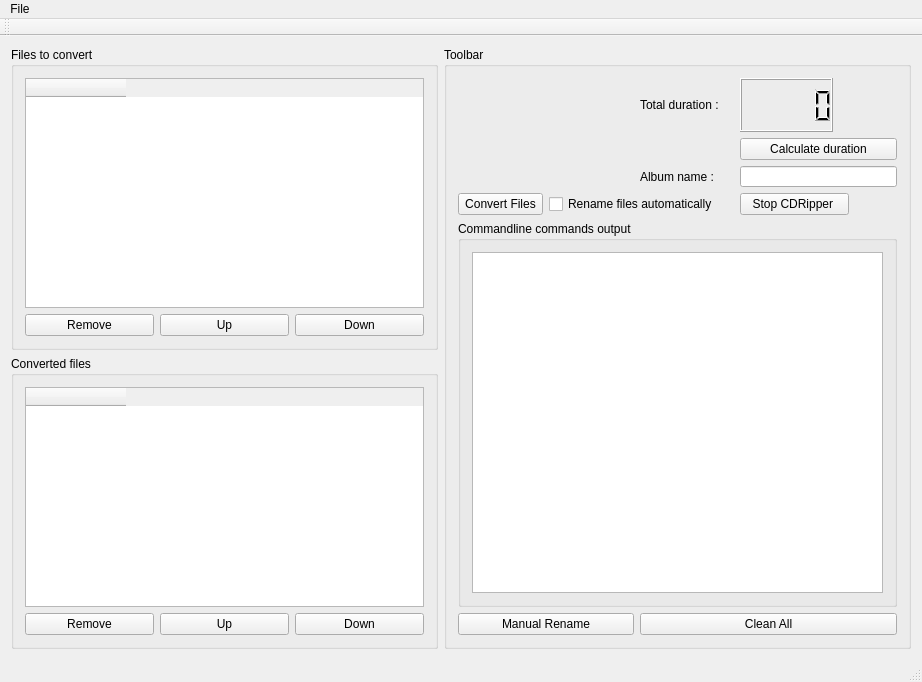
<?xml version="1.0" encoding="UTF-8"?>
<ui version="4.0">
 <class>MainWindow</class>
 <widget class="QMainWindow" name="MainWindow">
  <property name="geometry">
   <rect>
    <x>0</x>
    <y>0</y>
    <width>922</width>
    <height>681</height>
   </rect>
  </property>
  <property name="windowTitle">
   <string>MainWindow</string>
  </property>
  <widget class="QWidget" name="centralWidget">
   <layout class="QGridLayout" name="gridLayout_4">
    <item row="0" column="0">
     <widget class="QGroupBox" name="groupBox">
      <property name="title">
       <string>Files to convert</string>
      </property>
      <layout class="QGridLayout" name="gridLayout">
       <item row="2" column="0">
        <widget class="QPushButton" name="removeFile">
         <property name="text">
          <string>Remove</string>
         </property>
        </widget>
       </item>
       <item row="2" column="1">
        <widget class="QPushButton" name="upFile">
         <property name="text">
          <string>Up</string>
         </property>
        </widget>
       </item>
       <item row="2" column="2">
        <widget class="QPushButton" name="downFile">
         <property name="text">
          <string>Down</string>
         </property>
        </widget>
       </item>
       <item row="0" column="0" colspan="3">
        <widget class="QTableWidget" name="tableWidget">
         <property name="minimumSize">
          <size>
           <width>399</width>
           <height>230</height>
          </size>
         </property>
         <column>
          <property name="text">
           <string/>
          </property>
         </column>
        </widget>
       </item>
      </layout>
     </widget>
    </item>
    <item row="1" column="0">
     <widget class="QGroupBox" name="groupBox_2">
      <property name="title">
       <string>Converted files</string>
      </property>
      <layout class="QGridLayout" name="gridLayout_2">
       <item row="0" column="0" colspan="3">
        <widget class="QTableWidget" name="tableWidget_2">
         <property name="minimumSize">
          <size>
           <width>399</width>
           <height>220</height>
          </size>
         </property>
         <column>
          <property name="text">
           <string/>
          </property>
         </column>
        </widget>
       </item>
       <item row="1" column="0">
        <widget class="QPushButton" name="removeRippedFile">
         <property name="text">
          <string>Remove</string>
         </property>
        </widget>
       </item>
       <item row="1" column="1">
        <widget class="QPushButton" name="upRippedFile">
         <property name="text">
          <string>Up</string>
         </property>
        </widget>
       </item>
       <item row="1" column="2">
        <widget class="QPushButton" name="downRippedFile">
         <property name="text">
          <string>Down</string>
         </property>
        </widget>
       </item>
      </layout>
     </widget>
    </item>
    <item row="0" column="1" rowspan="2">
     <widget class="QGroupBox" name="groupBox_3">
      <property name="title">
       <string>Toolbar</string>
      </property>
      <layout class="QGridLayout" name="gridLayout_3">
       <item row="12" column="2" colspan="2">
        <widget class="QPushButton" name="cleanAll">
         <property name="text">
          <string>Clean All</string>
         </property>
        </widget>
       </item>
       <item row="1" column="3">
        <widget class="QLCDNumber" name="durationView">
         <property name="minimumSize">
          <size>
           <width>93</width>
           <height>54</height>
          </size>
         </property>
         <property name="maximumSize">
          <size>
           <width>93</width>
           <height>54</height>
          </size>
         </property>
        </widget>
       </item>
       <item row="11" column="0" colspan="4">
        <widget class="QGroupBox" name="groupBox_4">
         <property name="title">
          <string>Commandline commands output</string>
         </property>
         <layout class="QGridLayout" name="gridLayout_5">
          <item row="0" column="2">
           <widget class="QTextBrowser" name="textBrowser"/>
          </item>
         </layout>
        </widget>
       </item>
       <item row="12" column="0" colspan="2">
        <widget class="QPushButton" name="manualRename">
         <property name="text">
          <string>Manual Rename</string>
         </property>
        </widget>
       </item>
       <item row="9" column="1" colspan="2">
        <widget class="QCheckBox" name="autoRename">
         <property name="text">
          <string>Rename files automatically</string>
         </property>
        </widget>
       </item>
       <item row="9" column="0">
        <widget class="QPushButton" name="startButton">
         <property name="maximumSize">
          <size>
           <width>109</width>
           <height>25</height>
          </size>
         </property>
         <property name="text">
          <string>Convert Files</string>
         </property>
        </widget>
       </item>
       <item row="9" column="3">
        <widget class="QPushButton" name="stopButton">
         <property name="maximumSize">
          <size>
           <width>109</width>
           <height>25</height>
          </size>
         </property>
         <property name="text">
          <string>Stop CDRipper </string>
         </property>
        </widget>
       </item>
       <item row="2" column="3">
        <widget class="QPushButton" name="durationButton">
         <property name="text">
          <string>Calculate duration</string>
         </property>
        </widget>
       </item>
       <item row="1" column="2">
        <widget class="QLabel" name="label">
         <property name="minimumSize">
          <size>
           <width>94</width>
           <height>54</height>
          </size>
         </property>
         <property name="maximumSize">
          <size>
           <width>94</width>
           <height>54</height>
          </size>
         </property>
         <property name="text">
          <string>Total duration :</string>
         </property>
        </widget>
       </item>
       <item row="3" column="3">
        <widget class="QLineEdit" name="albumName">
         <property name="maximumSize">
          <size>
           <width>157</width>
           <height>21</height>
          </size>
         </property>
        </widget>
       </item>
       <item row="3" column="2">
        <widget class="QLabel" name="label_2">
         <property name="text">
          <string>Album name :</string>
         </property>
        </widget>
       </item>
      </layout>
     </widget>
    </item>
   </layout>
  </widget>
  <widget class="QMenuBar" name="menuBar">
   <property name="geometry">
    <rect>
     <x>0</x>
     <y>0</y>
     <width>922</width>
     <height>25</height>
    </rect>
   </property>
   <widget class="QMenu" name="menuFile">
    <property name="title">
     <string>File</string>
    </property>
    <addaction name="actionAddfile"/>
    <addaction name="actionAddripped"/>
    <addaction name="actionCDTracks"/>
    <addaction name="separator"/>
    <addaction name="actionStart"/>
    <addaction name="actionStop"/>
    <addaction name="separator"/>
    <addaction name="actionNewProject"/>
    <addaction name="actionLoad"/>
    <addaction name="actionSave"/>
    <addaction name="separator"/>
    <addaction name="actionExit"/>
   </widget>
   <addaction name="menuFile"/>
  </widget>
  <widget class="QToolBar" name="mainToolBar">
   <attribute name="toolBarArea">
    <enum>TopToolBarArea</enum>
   </attribute>
   <attribute name="toolBarBreak">
    <bool>false</bool>
   </attribute>
  </widget>
  <widget class="QStatusBar" name="statusBar"/>
  <action name="actionStart">
   <property name="text">
    <string>Convert files</string>
   </property>
  </action>
  <action name="actionStop">
   <property name="text">
    <string>Stop CDRipper</string>
   </property>
  </action>
  <action name="actionAdd_file">
   <property name="text">
    <string>Add file(s)</string>
   </property>
  </action>
  <action name="actionAdd_ripped_file">
   <property name="text">
    <string>Add ripped file(s)</string>
   </property>
  </action>
  <action name="actionExit">
   <property name="text">
    <string>Exit</string>
   </property>
  </action>
  <action name="actionNewProject">
   <property name="text">
    <string>New Project</string>
   </property>
  </action>
  <action name="actionSave">
   <property name="text">
    <string>Save</string>
   </property>
  </action>
  <action name="actionSettings">
   <property name="text">
    <string>Settings</string>
   </property>
  </action>
  <action name="actionCDTracks">
   <property name="text">
    <string>Rip and Add CD Drive tracks</string>
   </property>
  </action>
  <action name="actionLoad">
   <property name="text">
    <string>Load</string>
   </property>
  </action>
  <action name="actionAddfile">
   <property name="text">
    <string>Add files</string>
   </property>
  </action>
  <action name="actionAddripped">
   <property name="text">
    <string>Add ripped files</string>
   </property>
  </action>
 </widget>
 <layoutdefault spacing="6" margin="11"/>
 <resources/>
 <connections/>
</ui>
